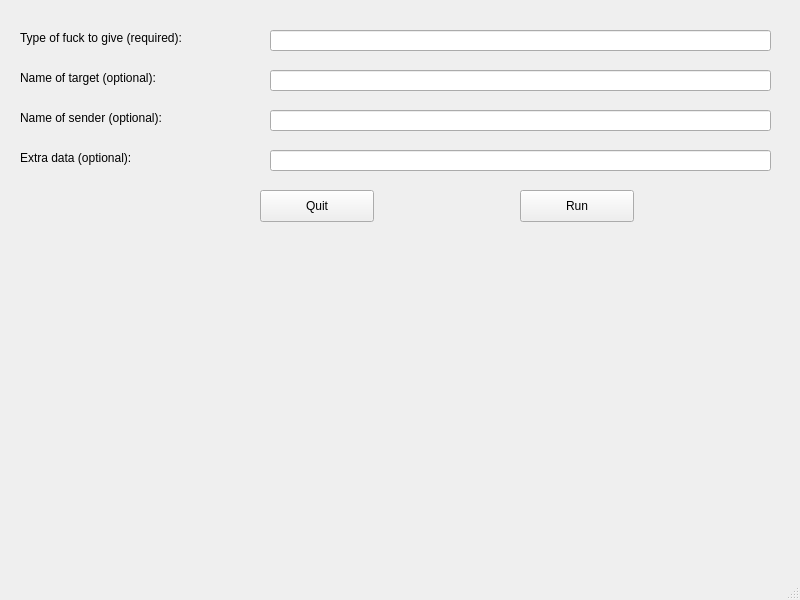
<?xml version="1.0" encoding="UTF-8"?>
<ui version="4.0">
 <class>MainWindow</class>
 <widget class="QMainWindow" name="MainWindow">
  <property name="geometry">
   <rect>
    <x>0</x>
    <y>0</y>
    <width>800</width>
    <height>600</height>
   </rect>
  </property>
  <property name="windowTitle">
   <string>MainWindow</string>
  </property>
  <widget class="QWidget" name="centralwidget">
   <widget class="QLabel" name="label">
    <property name="geometry">
     <rect>
      <x>20</x>
      <y>30</y>
      <width>201</width>
      <height>16</height>
     </rect>
    </property>
    <property name="text">
     <string>Type of fuck to give (required):</string>
    </property>
   </widget>
   <widget class="QLabel" name="label_2">
    <property name="geometry">
     <rect>
      <x>20</x>
      <y>70</y>
      <width>211</width>
      <height>16</height>
     </rect>
    </property>
    <property name="text">
     <string>Name of target (optional):</string>
    </property>
   </widget>
   <widget class="QLineEdit" name="lineEdit">
    <property name="geometry">
     <rect>
      <x>270</x>
      <y>30</y>
      <width>501</width>
      <height>21</height>
     </rect>
    </property>
   </widget>
   <widget class="QLineEdit" name="lineEdit_2">
    <property name="geometry">
     <rect>
      <x>270</x>
      <y>70</y>
      <width>501</width>
      <height>21</height>
     </rect>
    </property>
   </widget>
   <widget class="QLabel" name="label_3">
    <property name="geometry">
     <rect>
      <x>20</x>
      <y>110</y>
      <width>201</width>
      <height>16</height>
     </rect>
    </property>
    <property name="text">
     <string>Name of sender (optional):</string>
    </property>
   </widget>
   <widget class="QLabel" name="label_4">
    <property name="geometry">
     <rect>
      <x>20</x>
      <y>150</y>
      <width>211</width>
      <height>16</height>
     </rect>
    </property>
    <property name="text">
     <string>Extra data (optional):</string>
    </property>
   </widget>
   <widget class="QLineEdit" name="lineEdit_3">
    <property name="geometry">
     <rect>
      <x>270</x>
      <y>110</y>
      <width>501</width>
      <height>21</height>
     </rect>
    </property>
   </widget>
   <widget class="QLineEdit" name="lineEdit_4">
    <property name="geometry">
     <rect>
      <x>270</x>
      <y>150</y>
      <width>501</width>
      <height>21</height>
     </rect>
    </property>
   </widget>
   <widget class="QPushButton" name="pushButton">
    <property name="geometry">
     <rect>
      <x>520</x>
      <y>190</y>
      <width>114</width>
      <height>32</height>
     </rect>
    </property>
    <property name="text">
     <string>Run</string>
    </property>
   </widget>
   <widget class="QPushButton" name="pushButton_2">
    <property name="geometry">
     <rect>
      <x>260</x>
      <y>190</y>
      <width>114</width>
      <height>32</height>
     </rect>
    </property>
    <property name="text">
     <string>Quit</string>
    </property>
   </widget>
  </widget>
  <widget class="QMenuBar" name="menubar">
   <property name="geometry">
    <rect>
     <x>0</x>
     <y>0</y>
     <width>800</width>
     <height>22</height>
    </rect>
   </property>
  </widget>
  <widget class="QStatusBar" name="statusbar"/>
 </widget>
 <resources/>
 <connections/>
</ui>
